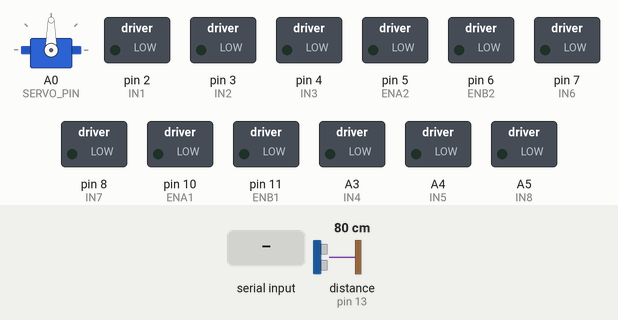
Recording of a sketch running on a simulated Arduino Uno, built with avr-gcc and run on an emulated ATmega328P. On the bench: servo, switched loads named in the sketch (green lamp = pin HIGH). The test bench sets the inputs (shaded band); at power-on: distance to the obstacle (sensor on pin 13) 80 cm. The echo pulse lasts 58.3 µs per cm; pins used as bus, display or sensor lines are not drawn; what the sketch prints to the serial monitor is not drawn.

Above: at 1.2 s.
1.3 s: "U" received over Serial
At 1.7 s:
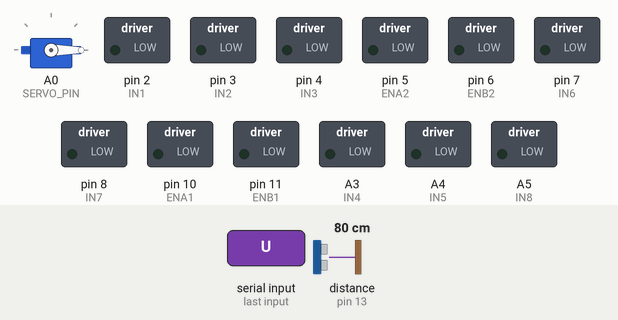
4.3 s: "F" received over Serial
At 5.4 s:
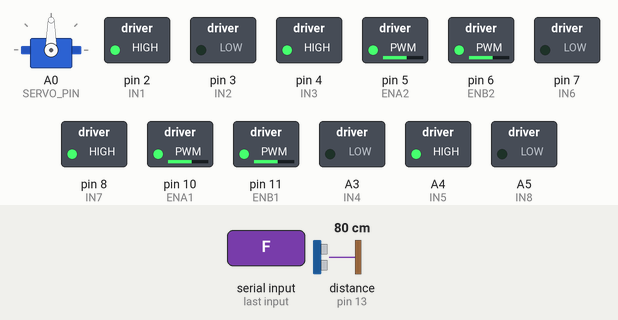
5.8 s: "B" received over Serial
At 6.6 s:
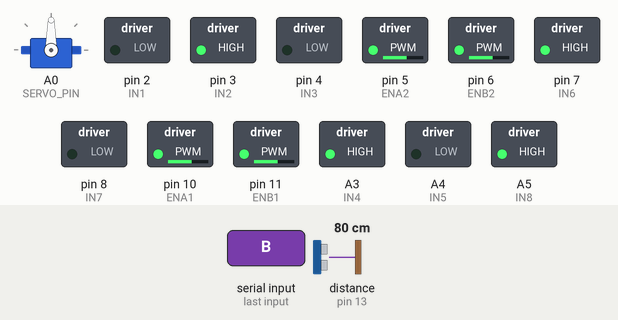
7.3 s: "L" received over Serial
At 7.8 s:
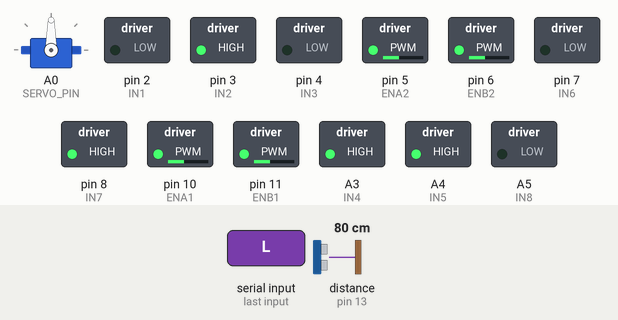
8.8 s: "R" received over Serial
At 10.0 s:
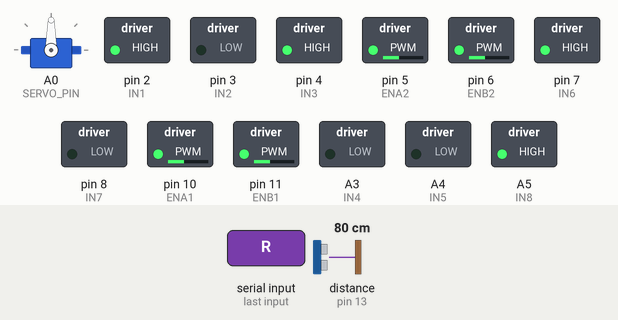
10.3 s: "U" received over Serial
At 11.7 s:
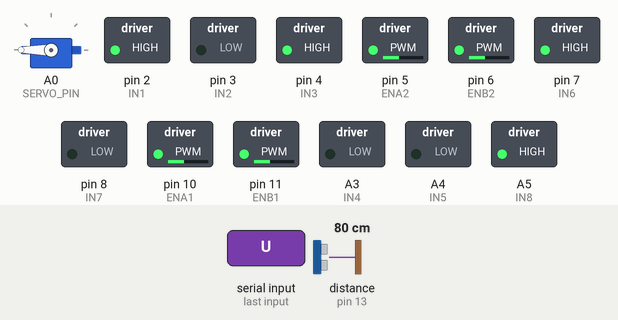
Timing chart, 0 to 13.3 s (numbered marks = the images above; inputs shaded):
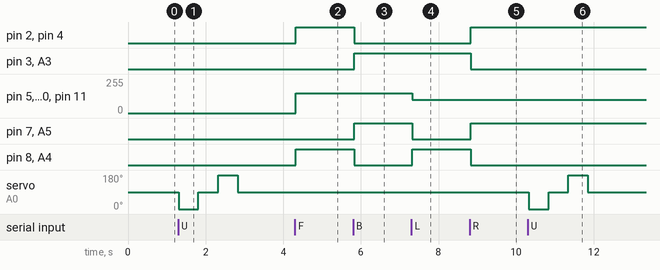

Measured:
- after the input at 1.3 s, servo on A0 (SERVO_PIN): 90° → 0° at once, → 90° 0.51 s later, → 180° 0.51 s later, → 90° 0.51 s later
- after the input at 4.3 s, pin 2 (IN1), pin 4 (IN3), pin 8 (IN7), A4 (IN5): LOW → HIGH at once; pin 5 (ENA2), pin 6 (ENB2), pin 10 (ENA1), pin 11 (ENB1): 0/255 → 150/255 at once
- after the input at 5.8 s, pin 2 (IN1), pin 4 (IN3), pin 8 (IN7), A4 (IN5): HIGH → LOW at once; pin 3 (IN2), pin 7 (IN6), A3 (IN4), A5 (IN8): LOW → HIGH at once
- after the input at 7.3 s, pin 5 (ENA2), pin 6 (ENB2), pin 10 (ENA1), pin 11 (ENB1): 150/255 → 100/255 at once; pin 7 (IN6), A5 (IN8): HIGH → LOW at once; pin 8 (IN7), A4 (IN5): LOW → HIGH at once
- after the input at 8.8 s, pin 2 (IN1), pin 4 (IN3), pin 7 (IN6), A5 (IN8): LOW → HIGH at once; pin 3 (IN2), pin 8 (IN7), A3 (IN4), A4 (IN5): HIGH → LOW at once
- after the input at 10.3 s, servo on A0 (SERVO_PIN): 90° → 0° at once, → 90° 0.51 s later, → 180° 0.51 s later, → 90° 0.51 s later

The sketch:

ARDUINO_TEST.ino
```cpp
#include <Servo.h>

// Motor pins (L298N) - Same as before
#define IN1 2    // Left front
#define IN2 3
#define IN3 4    // Left rear
#define IN4 A3   // Left rear (moved)
#define IN5 A4   // Right front (moved)
#define IN6 7
#define IN7 8    // Right rear
#define IN8 A5   // Right rear (moved)
#define ENA1 10  // L298N1 ENA (Left Front speed)
#define ENB1 11  // L298N1 ENB (Left Rear speed)
#define ENA2 5   // L298N2 ENA (Right Front speed)
#define ENB2 6   // L298N2 ENB (Right Rear speed)

// Sensor pins
#define TRIG 12
#define ECHO 13
#define SERVO_PIN A0
#define IR_LEFT A1
#define IR_RIGHT A2

Servo servo;
int servoAngle = 90;

void setup() {
  Serial.begin(115200);
  Serial.println("Arduino Car Test Mode. Type commands: F (forward), B (back), L (left), R (right), S (stop), A (autonomous), U (ultrasonic scan)");

  pinMode(IN1, OUTPUT); pinMode(IN2, OUTPUT); pinMode(IN3, OUTPUT); pinMode(IN4, OUTPUT);
  pinMode(IN5, OUTPUT); pinMode(IN6, OUTPUT); pinMode(IN7, OUTPUT); pinMode(IN8, OUTPUT);
  pinMode(ENA1, OUTPUT); pinMode(ENB1, OUTPUT); pinMode(ENA2, OUTPUT); pinMode(ENB2, OUTPUT);

  pinMode(TRIG, OUTPUT); pinMode(ECHO, INPUT);
  pinMode(IR_LEFT, INPUT); pinMode(IR_RIGHT, INPUT);
  servo.attach(SERVO_PIN);
  servo.write(servoAngle);

  stopMotors();
}

void loop() {
  if (Serial.available()) {
    char cmd = Serial.read();
    Serial.print("Command received: ");
    Serial.println(cmd);

    if (cmd == 'F') moveForward();
    else if (cmd == 'B') moveBackward();
    else if (cmd == 'L') turnLeft();
    else if (cmd == 'R') turnRight();
    else if (cmd == 'S') stopMotors();
    else if (cmd == 'A') autonomousMode();
    else if (cmd == 'U') ultrasonicScan();
  }

  delay(100);
}

void moveForward() {
  Serial.println("Moving forward");
  digitalWrite(IN1, HIGH); digitalWrite(IN2, LOW);
  digitalWrite(IN3, HIGH); digitalWrite(IN4, LOW);
  digitalWrite(IN5, HIGH); digitalWrite(IN6, LOW);
  digitalWrite(IN7, HIGH); digitalWrite(IN8, LOW);
  analogWrite(ENA1, 150); analogWrite(ENB1, 150);
  analogWrite(ENA2, 150); analogWrite(ENB2, 150);
}

void moveBackward() {
  Serial.println("Moving backward");
  digitalWrite(IN1, LOW); digitalWrite(IN2, HIGH);
  digitalWrite(IN3, LOW); digitalWrite(IN4, HIGH);
  digitalWrite(IN5, LOW); digitalWrite(IN6, HIGH);
  digitalWrite(IN7, LOW); digitalWrite(IN8, HIGH);
  analogWrite(ENA1, 150); analogWrite(ENB1, 150);
  analogWrite(ENA2, 150); analogWrite(ENB2, 150);
}

void turnLeft() {
  Serial.println("Turning left");
  digitalWrite(IN1, LOW); digitalWrite(IN2, HIGH);
  digitalWrite(IN3, LOW); digitalWrite(IN4, HIGH);
  digitalWrite(IN5, HIGH); digitalWrite(IN6, LOW);
  digitalWrite(IN7, HIGH); digitalWrite(IN8, LOW);
  analogWrite(ENA1, 100); analogWrite(ENB1, 100);
  analogWrite(ENA2, 100); analogWrite(ENB2, 100);
}

void turnRight() {
  Serial.println("Turning right");
  digitalWrite(IN1, HIGH); digitalWrite(IN2, LOW);
  digitalWrite(IN3, HIGH); digitalWrite(IN4, LOW);
  digitalWrite(IN5, LOW); digitalWrite(IN6, HIGH);
  digitalWrite(IN7, LOW); digitalWrite(IN8, HIGH);
  analogWrite(ENA1, 100); analogWrite(ENB1, 100);
  analogWrite(ENA2, 100); analogWrite(ENB2, 100);
}

void stopMotors() {
  Serial.println("Stopping motors");
  digitalWrite(IN1, LOW); digitalWrite(IN2, LOW);
  digitalWrite(IN3, LOW); digitalWrite(IN4, LOW);
  digitalWrite(IN5, LOW); digitalWrite(IN6, LOW);
  digitalWrite(IN7, LOW); digitalWrite(IN8, LOW);
  analogWrite(ENA1, 0); analogWrite(ENB1, 0);
  analogWrite(ENA2, 0); analogWrite(ENB2, 0);
}

void autonomousMode() {
  Serial.println("Autonomous mode: Scanning...");
  long distance = getUltrasonicDistance();
  Serial.print("Front distance: ");
  Serial.println(distance);
  if (distance < 20) {
    stopMotors();
    servo.write(0); delay(500); long leftDist = getUltrasonicDistance();
    Serial.print("Left distance: ");
    Serial.println(leftDist);
    servo.write(180); delay(500); long rightDist = getUltrasonicDistance();
    Serial.print("Right distance: ");
    Serial.println(rightDist);
    servo.write(90);
    if (leftDist > rightDist) turnLeft(); else turnRight();
  } else {
    int irLeft = digitalRead(IR_LEFT);
    int irRight = digitalRead(IR_RIGHT);
    Serial.print("IR Left: ");
    Serial.print(irLeft);
    Serial.print(" IR Right: ");
    Serial.println(irRight);
    if (irLeft == LOW) turnRight();
    else if (irRight == LOW) turnLeft();
    else moveForward();
  }
}

void ultrasonicScan() {
  Serial.println("Ultrasonic scan");
  servo.write(0); delay(500); long leftDist = getUltrasonicDistance();
  Serial.print("Left: ");
  Serial.println(leftDist);
  servo.write(90); delay(500); long centerDist = getUltrasonicDistance();
  Serial.print("Center: ");
  Serial.println(centerDist);
  servo.write(180); delay(500); long rightDist = getUltrasonicDistance();
  Serial.print("Right: ");
  Serial.println(rightDist);
  servo.write(90);
}

long getUltrasonicDistance() {
  digitalWrite(TRIG, LOW); delayMicroseconds(2);
  digitalWrite(TRIG, HIGH); delayMicroseconds(10);
  digitalWrite(TRIG, LOW);
  long duration = pulseIn(ECHO, HIGH);
  return duration * 0.034 / 2;
}
```
